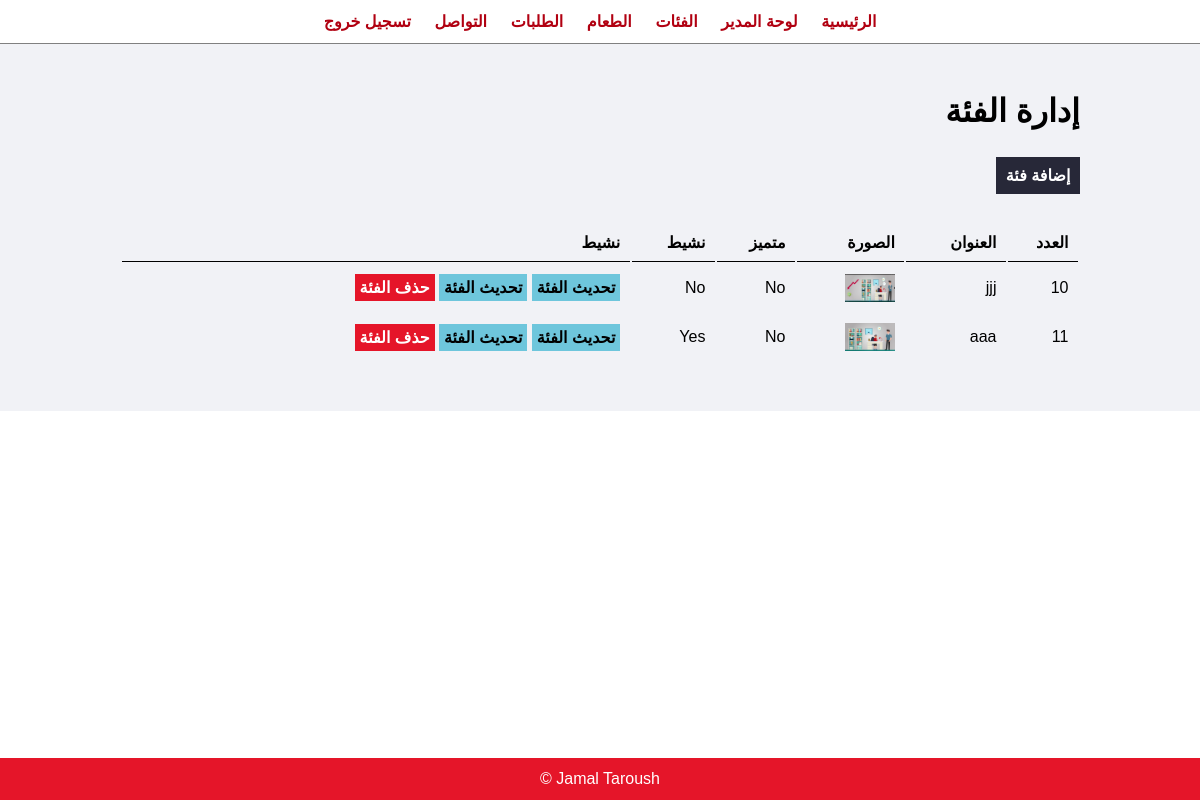
The page /admin/manage-category.php (signed in) on the database its author committed.
### tables this page shows
CREATE TABLE `category` (
  `id` int(11) NOT NULL,
  `title` varchar(50) NOT NULL,
  `image_name` varchar(50) NOT NULL,
  `active` varchar(50) NOT NULL,
  `featured` varchar(50) NOT NULL
);

### admin/manage-category.php (the view, shortened to what this page needs)
<?php
include 'partials/menu.php';
?>
<div class="main-content">
    <div class="wrapper">
        <h1>إدارة الفئة</h1>
        <br>
        <br>
        <a href="add-category.php" class="btn-primary">إضافة فئة</a>
        <br>
        <br>
        <br>
        <table class="tbl-full">
            <tr>
                <th>العدد</th>
                <th>العنوان</th>
                <th>الصورة</th>
                <th>متميز</th>
                <th>نشيط</th>
                <th>نشيط</th>
            </tr>
            <?php
            $sql="select * from category";
            $res=mysqli_query($conn,$sql);
            if($res->num_rows>0){
                while ($row=$res->fetch_assoc()){
                    $id=$row['id'];
                    $title=$row['title'];
                    $image_name=$row['image_name'];
                    $featured=$row['featured'];
                    $active=$row['active'];
                    ?>
                    <tr>
                        <td> <?php echo $id?></td>
                        <td> <?php echo $title?></td>
                        <td>
                            <img src=<?php echo "../".$image_name?> " width="50px">
                        </td>
                        <td><?php echo $featured?></td>
                        <td><?php echo $active?></td>
                        <td>
                            <a href="update-category.php?id=<?php echo $id?>" class="btn-secondary">تحديث الفئة</a>
                            <a href="update-category.php?id=<?php echo $id?>" class="btn-secondary">تحديث الفئة</a>
                            <a href="delete-category.php?id=<?php echo $id?>" class="btn-danger">حذف الفئة</a>
                        </td>
                    </tr>
                    <?php
                }}
            ?>
        </table>
    </div>
</div>
<?php
include "partials/footer.php";
?>

### css/admin.css (style rules this page uses)
* { margin: 0; padding: 0; font-family: Arial, Helvetica, sans-serif; }
.wrapper { padding: 1%; width: 80%; margin: 0 auto; }
.tbl-full { width: 100%; }
table tr th { border-bottom: 1px solid black; padding: 1%; text-align: right; }
table tr td { padding: 1%; }
.btn-primary { background-color: #272838; padding: 1%; color: white; text-decoration: none; font-weight: bold; }
.btn-secondary { background-color: #6ec6dc; padding: 1%; color: black; text-decoration: none; font-weight: bold; }
.btn-danger { background-color: #e51529; padding: 1%; color: white; text-decoration: none; font-weight: bold; }
.main-content { background-color: #f1f2f6; padding: 3% 0; }

### rows shown on the page
category: id "10", title "jjj", image_name (picture), featured "No", active "No"
category: id "11", title "aaa", image_name (picture), featured "No", active "Yes"
